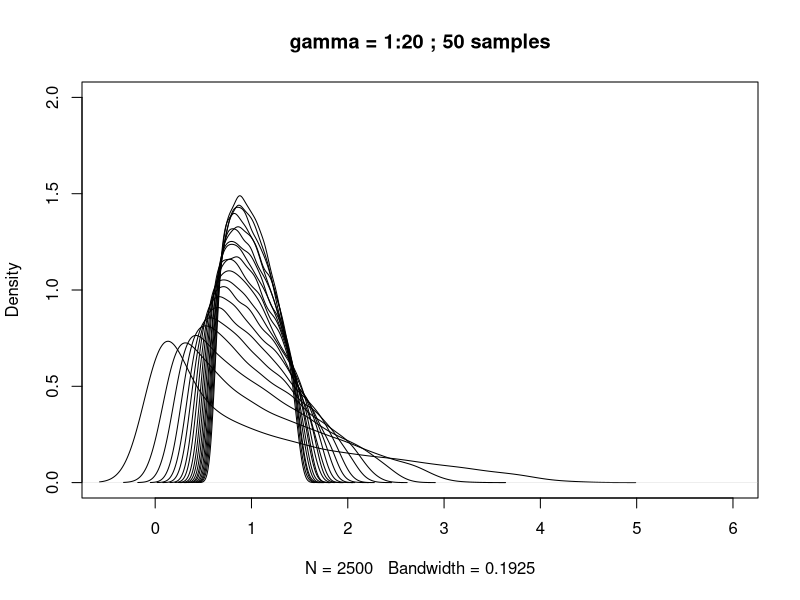
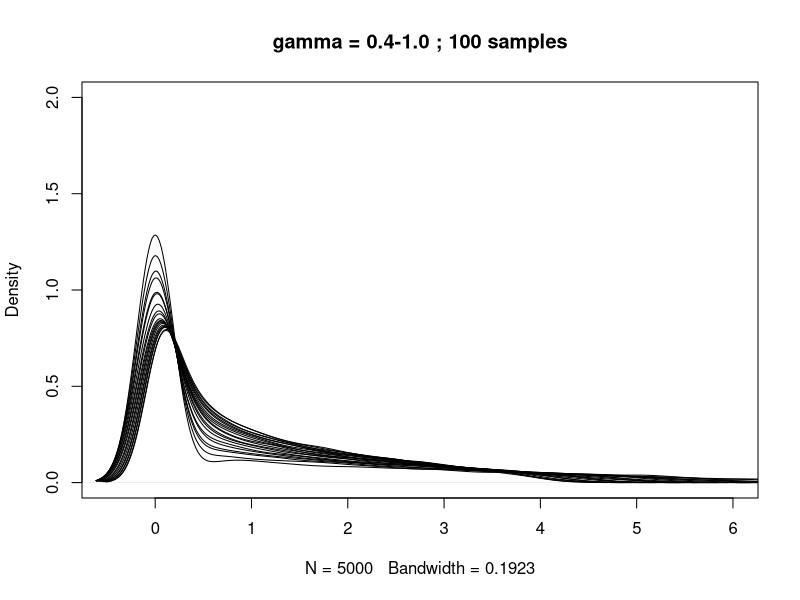

Recreate these plots in R, in order. (Note: this script raises an error after producing the figures.)

MP_Sample<-function(gamma,p=NA,n=NA,samples) {
  if (is.na(p)) {p<-as.integer(gamma*n)} else {n<-as.integer(p/gamma)}
  gminus = (1-sqrt(gamma))^2
  gplus = (1+sqrt(gamma))^2
  EV = seq(gminus,gplus,length.out = 1000)
  dist<-(1/(2*pi*gamma*EV))*sqrt((EV-gminus)*(gplus-EV))
  EVals=do.call("rbind",lapply(1:samples,function(y) {    
    rMat=do.call("rbind",lapply(1:n,function(x) rnorm(p)))  # The random matrix
    eigen(cov(rMat))$values
  }))
  max.ev<-apply(EVals,1,max)
  list(ev=EVals,x.mp=EV,y.mp=dist,max.ev=max.ev)
}


TracyWidom<-function(gamma,p=NA,n=NA) {
  mu<-1/n*(sqrt(n-1/2)+sqrt(p-1/2))^2
  sig<-sqrt(mu/n)*(1/sqrt(n-1/2)+1/sqrt(p-1/2))^(1/3)
  
}

#######   Gamma from 1:20
gLimit=20   # High Gamma limit
Samples=50    # Number of random matrices to sample for each condition
nZ = 50   # Number of Z's corresponding to number of items
for (i in 1:gLimit) {
  N = nZ*i # Number of Students taking an exam... 
  J = nZ # Number of items on the exam... J = Random Gaussian samples (analogous to all the Z's or X's)
  Gamma = N/J  # the only parameter for the Marcenko-Pastur distribution
  EVals=do.call("rbind",lapply(1:Samples,function(y) {    
    rMat=do.call("rbind",lapply(1:N,function(x) rnorm(J)))  # The random matrix
    eigen(cov(rMat))$values
  }))
  if(i==1){
    plot(density(EVals),xlim=c(-0.5,6),ylim=c(0,2),main=paste0("gamma = 1:",gLimit," ; ",Samples," samples"))
  } else {lines(density(EVals))}
}
###################   Gamma from 0.4 to 1
Nseq=20   # Number of 
Samples=100
nZ = 50
for (i in seq(0.4,1.0,length.out = Nseq)) {
  N = ceiling(nZ*i) # Number of Students taking an exam... 
  J = nZ # Number of items on the exam... J = Random Gaussian samples (analogous to all the Z's or X's)
  Gamma = N/J  # the only parameter for the Marcenko-Pastur distribution
  EVals=do.call("rbind",lapply(1:Samples,function(y) {    
    rMat=do.call("rbind",lapply(1:N,function(x) rnorm(J)))  # The random matrix
    eigen(cov(rMat))$values
  }))
  if(i==0.4){
    plot(density(EVals),xlim=c(-0.5,6),ylim=c(0,2),main=paste0("gamma = 0.4-1.0 ; ",Samples," samples"))
  } else {lines(density(EVals))}
}


gamma = J/N
if (plot) {
  par(mfrow=c(1,1))
  plot(EV,dist,xlim=c(-0.5,6),ylim=c(0,2*sqrt(J)),type="n",
       main=paste0("gamma = ",gamma,"; ",Samples," samples"))
  lines(EV,dist,lwd=2)}




mpd1<-MP_Sample(gamma=0.01,p=100,samples=500)
mpd2<-MP_Sample(gamma=0.1,p=100,samples=500)
mpd3<-MP_Sample(gamma=0.01,p=10,samples=500)
mpd4<-MP_Sample(gamma=0.1,p=10,samples=500)

par(mfrow=c(2,2))
bks<-seq(0,2.5,length.out = 125)
hist(mpd3$ev,freq = FALSE,col = 2,breaks = bks,main=expression(paste("500 samples : ",italic(J)," = 10, ",italic(N)," = 1000")),xlab=expression(lambda))
lines(mpd3$x.mp,mpd3$y.mp,lwd=2,col=4)
legend("topright",legend = expression(italic(P)[MP] ~ " : " ~ italic(c) ~ "= 0.01"),lty=1,lwd=2,col=4)
hist(mpd4$ev,freq = FALSE,col = 2,breaks = bks,main=expression(paste("500 samples : ",italic(J)," = 10, ",italic(N)," = 100")),xlab=expression(lambda),ylim=c(0,3.3))
lines(mpd4$x.mp,mpd4$y.mp,lwd=2,col=4)
legend("topright",legend = expression(italic(P)[MP] ~ " : " ~ italic(c) ~ "= 0.1"),lty=1,lwd=2,col=4)
hist(mpd1$ev,freq = FALSE,col = 2,breaks = bks,main=expression(paste("500 samples : ",italic(J)," = 100, ",italic(N)," = 10000")),xlab=expression(lambda))
lines(mpd1$x.mp,mpd1$y.mp,lwd=2,col=4)
legend("topright",legend = expression(italic(P)[MP] ~ " : " ~ italic(c) ~ "= 0.01"),lty=1,lwd=2,col=4)
hist(mpd2$ev,freq = FALSE,col = 2,breaks = bks,main=expression(paste("500 samples : ",italic(J)," = 100, ",italic(N)," = 1000")),xlab=expression(lambda),ylim=c(0,3.3))
lines(mpd2$x.mp,mpd2$y.mp,lwd=2,col=4)
legend("topright",legend = expression(italic(P)[MP] ~ " : " ~ italic(c) ~ "= 0.1"),lty=1,lwd=2,col=4)

slices=10
mpd<-list()
mpda<-list()
for (s in 1:slices) {
  cat (":",s)
  mpda[[s]]<-MP_Sample(gamma=0.1,p=20*s,samples=500)
  mpd[[s]]<-MP_Sample(gamma=0.01,p=20*s,samples=500)
}

par(mfrow=c(1,2))
cls<-rainbow(slices,start = 0.05,end = 0.74)
for (s in slices:1) {
  if (s==slices) {
    leg<-eval(parse(text=paste0("c(expression(lambda[1]^MP),",paste0("expression(italic(J)[",20*1:slices,"])",collapse=","),")")))
    plot(density(mpd[[s]]$max.ev),col=cls[s],lty=1,xlab=expression(lambda[1]),xlim=c(0.925,1.1)*max(mpd[[s]]$x.mp[which(mpd[[s]]$y.mp>0)]),
         main=expression("Asymptotics :" ~ italic(c) ~ "= 0.01 : Samples = 500")) #,freq = FALSE,col = 2,breaks = bks,main=expression(paste(gamma,"=",0.01)),xlab="largest eigenvalues")
    abline(v=max(mpd[[s]]$x.mp[which(mpd[[s]]$y.mp>0)]),lwd=2,lty=2)
    legend("topright",legend = leg,lty=c(2,rep(1,slices)),lwd=c(2,rep(1,slices)),col=c(1,cls))
  } else {
    lines(density(mpd[[s]]$max.ev),col=cls[s])
  }
}
for (s in slices:1) {
  if (s==slices) {
    leg<-eval(parse(text=paste0("c(expression(lambda[1]^MP),",paste0("expression(italic(J)[",20*1:slices,"])",collapse=","),")")))
    plot(density(mpda[[s]]$max.ev),col=cls[s],lty=1,xlab=expression(lambda[1]),xlim=c(0.8,1.15)*max(mpda[[s]]$x.mp[which(mpda[[s]]$y.mp>0)]),
         main=expression("Asymptotics :" ~ italic(c) ~ "= 0.1 : Samples = 500")) #,freq = FALSE,col = 2,breaks = bks,main=expression(paste(gamma,"=",0.01)),xlab="largest eigenvalues")
    abline(v=max(mpda[[s]]$x.mp[which(mpda[[s]]$y.mp>0)]),lwd=2,lty=2)
    legend("topright",legend = leg,lty=c(2,rep(1,slices)),lwd=c(2,rep(1,slices)),col=c(1,cls))
  } else {
    lines(density(mpda[[s]]$max.ev),col=cls[s])
  }
}

for (s in 1:slices) {
  if (s==1) {
    leg<-eval(parse(text=paste0("c(expression(lambda[1]^MP),",paste0("expression(italic(J)[",20*1:slices,"])",collapse=","),")")))
    plot(density(mpd[[s]]$max.ev),col=cls[s],lty=1,xlab=expression(lambda[1]),xlim=c(0.925,1.1)*max(mpd[[s]]$x.mp[which(mpd[[s]]$y.mp>0)]),
         main=expression("Asymptotics :" ~ italic(c) ~ "= 0.01 : Samples = 500")) #,freq = FALSE,col = 2,breaks = bks,main=expression(paste(gamma,"=",0.01)),xlab="largest eigenvalues") 
    abline(v=max(mpd[[s]]$x.mp[which(mpd[[s]]$y.mp>0)]),lwd=2,lty=2)
    legend("topright",legend = leg,lty=c(2,rep(1,slices)),lwd=c(2,rep(1,slices)),col=c(1,cls))
  } else {
    lines(density(mpd[[s]]$max.ev),col=cls[s])
  }
}


for (s in 1:slices) {
  if (s==1) {
    leg<-eval(parse(text=paste0("c(expression(lambda[1]^MP),",paste0("expression(italic(J)[",20*1:slices,"])",collapse=","),")")))
    plot(density(mpda[[s]]$max.ev),col=cls[s],lty=1,xlab=expression(lambda[1]),xlim=c(0.8,1.15)*max(mpda[[s]]$x.mp[which(mpda[[s]]$y.mp>0)]),
         main=expression("Asymptotics :" ~ italic(c) ~ "= 0.1 : Samples = 500")) #,freq = FALSE,col = 2,breaks = bks,main=expression(paste(gamma,"=",0.01)),xlab="largest eigenvalues") 
    abline(v=max(mpda[[s]]$x.mp[which(mpda[[s]]$y.mp>0)]),lwd=2,lty=2)
    legend("topright",legend = leg,lty=c(2,rep(1,slices)),lwd=c(2,rep(1,slices)),col=c(1,cls))
  } else {
    lines(density(mpda[[s]]$max.ev),col=cls[s])
  }
}
#  lines(density(EVals))}

#========================

#######   Gamma from 1:20
library(RColorBrewer)

gLimit=20   # High Gamma limit
Samples=100    # Number of random matrices to sample for each condition
nZ = 50   # Number of Z's corresponding to number of items
cols<-rainbow(gLimit,start = 0,end = 0.75)
for (i in 1:gLimit) {
  N = nZ*i # Number of Students taking an exam... 
  J = nZ # Number of items on the exam... J = Random Gaussian samples (analogous to all the Z's or X's)
  Gamma = N/J  # the only parameter for the Marcenko-Pastur distribution
  EVals=do.call("rbind",lapply(1:Samples,function(y) {    
    rMat=do.call("rbind",lapply(1:N,function(x) rnorm(J)))  # The random matrix
    eigen(cov(rMat))$values
  }))
  if(i==1){
    eval(parse(text=paste0('plot(density(EVals),xlim=c(-0.5,6),ylim=c(0,2),col=cols[1],
                           main=expression(paste(gamma," = 1-",',gLimit,'," ; ",',Samples,'," samples")))')))
  } else {lines(density(EVals),col=cols[i])}
}
eval(parse(text=paste0('legend("topright",legend = c(expression(paste(gamma," = 1")),
                       expression(paste(gamma," = ',gLimit,'"))),
                       col=c(cols[1],cols[gLimit]),lty=1)')))
###################   Gamma from 0.4 to 1
Nseq=20   # Number of 
Samples=100
nZ = 50
gBounds<-c(0.4,1.0)
for (i in seq(gBounds[1],gBounds[2],length.out = Nseq)) {
  N = ceiling(nZ*i) # Number of Students taking an exam... 
  J = nZ # Number of items on the exam... J = Random Gaussian samples (analogous to all the Z's or X's)
  Gamma = N/J  # the only parameter for the Marcenko-Pastur distribution
  EVals=do.call("rbind",lapply(1:Samples,function(y) {    
    rMat=do.call("rbind",lapply(1:N,function(x) rnorm(J)))  # The random matrix
    eigen(cov(rMat))$values
  }))
  if(i==0.4){
    nC<-1
    eval(parse(text=paste0('plot(density(EVals),xlim=c(-0.5,6),ylim=c(0,2),col=cols[nC],
                           main=expression(paste(gamma," = ",',gBounds[1],',"-",',gBounds[2],'," ; ",',Samples,'," samples")))')))
  } else {
    nC<-nC+1
    lines(density(EVals),col=cols[nC])
  }
}
eval(parse(text=paste0('legend("topright",legend = c(expression(paste(gamma," = 0.4")),expression(paste(gamma," = 1.0"))),
                       col=c(cols[1],cols[gLimit]),lty=1)')))

